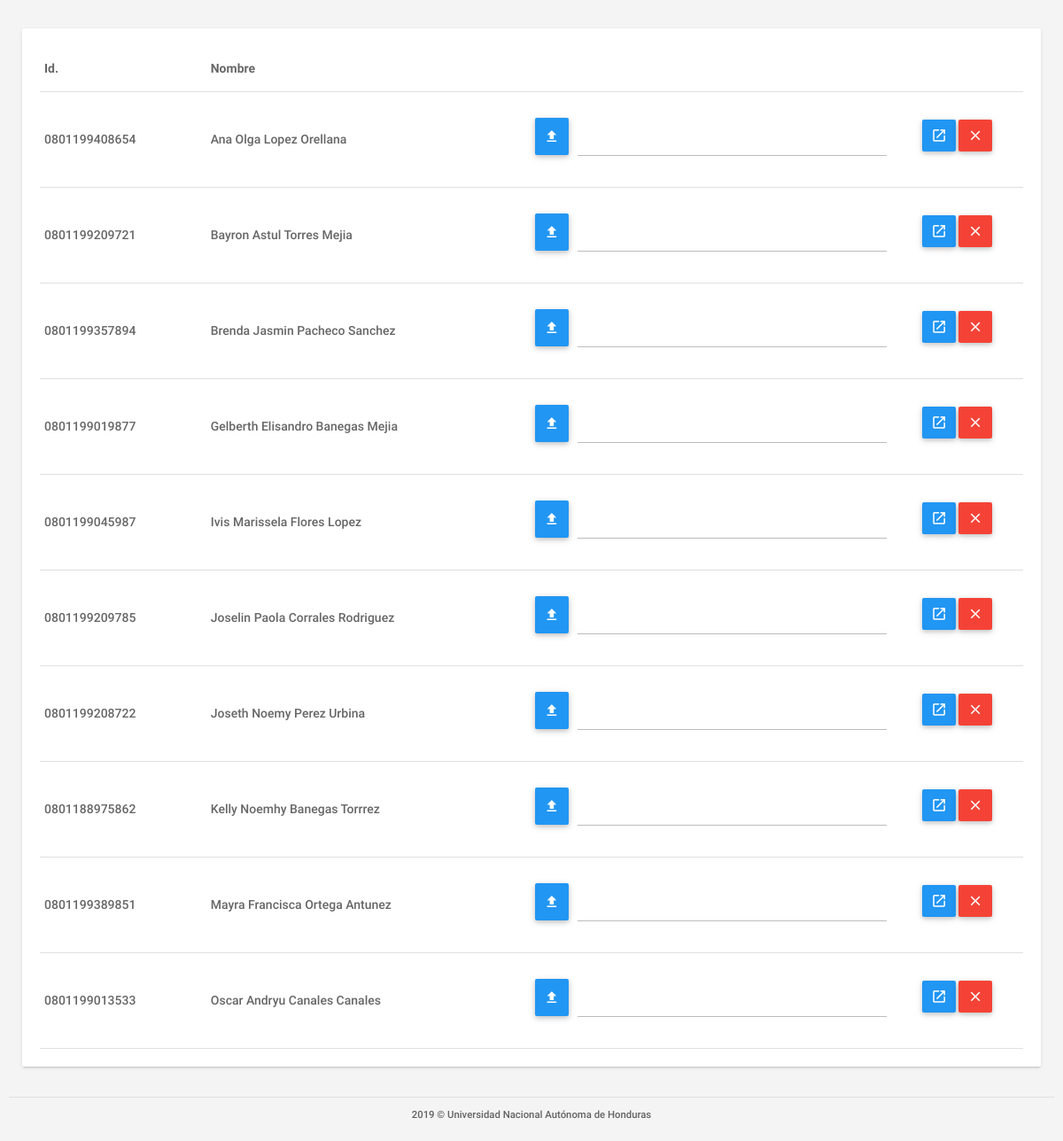
/subir_resultados.php, run on the app's committed database.
### tables this page shows
CREATE TABLE IF NOT EXISTS `tbl_personas` (
  `idPersona` INT NOT NULL,
  `idGenero` INT NOT NULL,
  `nombres` VARCHAR(100) NOT NULL,
  `apellidos` VARCHAR(100) NOT NULL,
  `correo` VARCHAR(150) NULL,
  `contrasena` VARCHAR(45) NULL,
  `celular` VARCHAR(8) NULL,
  `no_identidad` VARCHAR(13) NULL,
  `fotoPerfil` VARCHAR(300) NULL,
  `estadocuenta` BOOLEAN NULL,
  PRIMARY KEY (`idPersona`),
  CONSTRAINT `fk_tbl_personas_tbl_generos1`
    FOREIGN KEY (`idGenero`)
    REFERENCES `tbl_generos` (`idGenero`)
    ON DELETE NO ACTION
    ON UPDATE NO ACTION);

### assets/clases/class_conexion.php (called while the page is built, shortened)
<?php
	class Conexion{
		private $usuario = "root";
		private $contraseña = "oracle123";
		private $host = "localhost";
		private $baseDatos = "db_formacion";
		private $puerto = "3306";
		private $link;
		public function establecerConexion(){
			$this->link = mysqli_connect($this->host,$this->usuario,$this->contraseña,$this->baseDatos,$this->puerto);
			$this->link->set_charset("utf8");
		}
		public function ejecutarInstruccion($sql){
			return mysqli_query($this->link, $sql);
		}
	}
?>

### subir_resultados.php (the view, shortened to what this page needs)
<?php
    require('./assets/clases/class_conexion.php');
    $mysql = new Conexion();
    $query=$mysql->ejecutarInstruccion("
    select p.idpersona as UserId,no_identidad as Identidad , CONCAT(nombres, ' ', apellidos) as Nombre , GROUP_CONCAT(t.descripcion) as TiposUsuario from tbl_personas as p
    inner join tbl_personas_has_tbl_tipousuario as tp on tp.tbl_personas_idpersona=p.idpersona
    inner join tbl_tipousuario as t on t.idtipousuario=tp.tbl_tipousuario_idtipousuario
    where p.estadocuenta = 1 and t.idtipousuario = 4
    GROUP BY p.idPersona
    order by p.nombres
    ");
?>
<!DOCTYPE html>
<html lang="es">
<head>
    <link type="text/css" rel="stylesheet" href="assets/plugins/materialize/css/materialize.min.css" />
    <link href="assets/css/materialize_Icons.css" rel="stylesheet">
    <link href="assets/css/alpha.css" rel="stylesheet" type="text/css" />
    <link href="assets/css/custom.css" rel="stylesheet" type="text/css" />
    <link href="assets/css/gestionar_Usuarios.css" rel="stylesheet" type="text/css">
    <link href="assets/plugins/sweetalert/sweetalert.css" rel="stylesheet" type="text/css" />
    <link href="assets/plugins/material-preloader/css/materialPreloader.min.css" rel="stylesheet">
    <link href="assets/css/subir_resultados.css" rel="stylesheet">
</head>
<body>
    <div class="mn-content">
        <main class="mn-inner">
            <div class="col s12 m12 l6">
                <div class="card">
                    <div class="card-content">
                        <table class="bordered highlight users_table_list responsive-table">
                            <thead>
                                <tr>
                                    <th class="" data-field="id">Id.</th>
                                    <th class="" data-field="name">Nombre</th>
                                </tr>
                            </thead>
                            <tbody>
                                <?php
                                    while($datos = mysqli_fetch_array($query))
                                    {
                                 ?>
                                <tr class="user_row" id="<?php echo $datos['UserId']?>">
                                    <td>
                                        <?php echo $datos['Identidad']?>
                                    </td>
                                    <td>
                                        <?php echo $datos['Nombre']?>
                                    </td>
                                    <td>
                                        <div class="file-field input-field">
                                            <div class="btn btn_custom_padding blue" data-id="<?php echo $datos['UserId']?>">
                                                <span>
                                                    <i class="material-icons">file_upload</i>
                                                </span>
                                            </div>
                                            <div class="file-path-wrapper">
                                                <input class="file-path validate" type="text">
                                            </div>
                                        </div>
                                    </td>
                                    <td class="center-align">
                                        <a class="waves-effect waves-light btn blue m-b-xs btn_custom_padding">
                                            <i class="material-icons text-white">launch</i>
                                        </a>
                                        <a class="waves-effect waves-light btn red m-b-xs btn_custom_padding">
                                            <i class="material-icons text-white">clear</i>
                                        </a>
                                    </td>
                                </tr>
                                <?php
                                }
                               ?>
                            </tbody>
                        </table>
                    </div>
                </div>
        </main>
        <div id="div-piePagina"></div>
    </div>
    <div class="left-sidebar-hover"></div>
</body>
</html>

### assets/css/alpha.css (style rules this page uses)
html, body, .mn-content { font-size: 14px; height: 100%; width: 100%; }
html { font-weight: 500; color: rgba(0, 0, 0, 0.6); }
body { background-color: #F4F4F4; overflow-y: auto!important; overflow-x: hidden; }
a { color: #0277bb; }
.btn, .btn-flat { font-weight: 500; font-size: 13px; }
.mn-content { opacity: 1; -webkit-transition: opacity .3s; -moz-transition: opacity .3s; -o-transition: opacity .3s; transition: opacity .3s; }
.m-b-xs { margin-bottom: 10px; }
.left-sidebar-hover { position: fixed; background: transparent; width: 13.25px; left: 0; top: 0; bottom: 0; }
.mn-inner { padding: 25px 25px 9.5px 25px; min-height: 79vh !important; }
.card, .card-panel { box-shadow: 0 2px 2px 0 rgba(0, 0, 0, 0.05), 0 3px 1px -2px rgba(0, 0, 0, 0.08), 0 1px 5px 0 rgba(0, 0, 0, 0.08); position: relative; }
input:not([type]), input[type=text], input[type=password], input[type=email], input[type=url], input[type=time], input[type=date], input[type=datetime], input[type=datetime-local], input[type=tel], input[type=number], input[type=search], textarea.materialize-textarea { border-bottom: 1px solid #BCBCBC; }
table.bordered>thead>tr, table.bordered>tbody>tr { border-bottom: 1px solid #E0E0E0; }

### assets/css/custom.css (style rules this page uses)
#div-piePagina { bottom: 0px; font-size: 0.9em; width: 100%; padding: 10px; background-color: #F4F4F4; }
.mn-inner { min-height: 84vh; }

### assets/css/subir_resultados.css (style rules this page uses)
.btn_custom_padding { padding-left: 10px; padding-right: 10px; }

### data on the page
tbl_personas: no_identidad "0801199408654", Nombre "Ana Olga Lopez Orellana"
tbl_personas: no_identidad "0801199209721", Nombre "Bayron Astul Torres Mejia"
tbl_personas: no_identidad "0801199357894", Nombre "Brenda Jasmin Pacheco Sanchez"
tbl_personas: no_identidad "0801199019877", Nombre "Gelberth Elisandro Banegas Mejia"
tbl_personas: no_identidad "0801199045987", Nombre "Ivis Marissela Flores Lopez"
tbl_personas: no_identidad "0801199209785", Nombre "Joselin Paola Corrales Rodriguez"
tbl_personas: no_identidad "0801199208722", Nombre "Joseth Noemy Perez Urbina"
tbl_personas: no_identidad "0801188975862", Nombre "Kelly Noemhy Banegas Torrrez"
tbl_personas: no_identidad "0801199389851", Nombre "Mayra Francisca Ortega Antunez"
tbl_personas: no_identidad "0801199013533", Nombre "Oscar Andryu Canales Canales"
